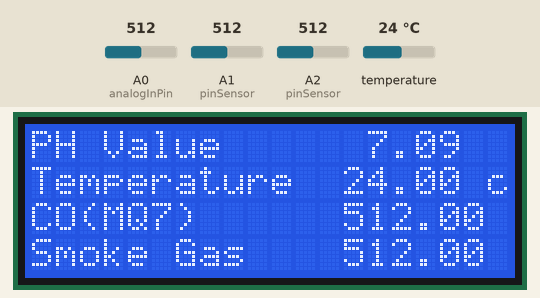
Simulated run of this sketch. Board: Arduino Uno, built with avr-gcc and run on an emulated ATmega328P. Shown: 20×4 character LCD. The inputs (shaded band) are chosen by the test bench; at power-on: temperature 24 °C, A0 (analogInPin) = 512, A1 (pinSensor) = 512, A2 (pinSensor) = 512.

Above: at 1.2 s.
1.3 s: temperature set to 10.3 °C
At 2.3 s:
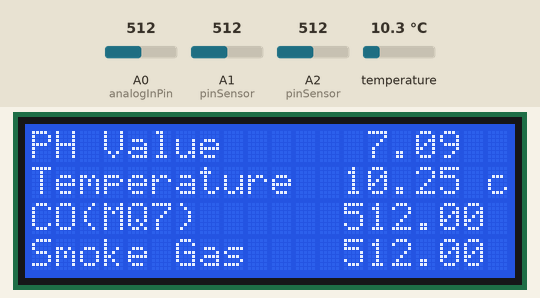
3.4 s: temperature set to 9.4 °C
At 5.0 s:
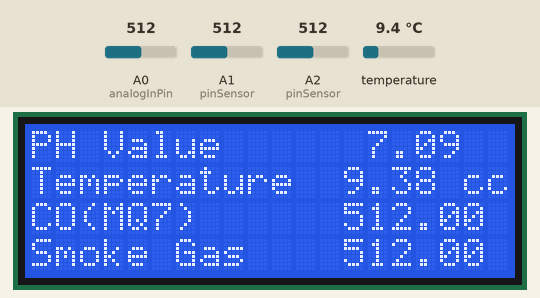
5.3 s: A0 (analogInPin) set to 716
At 6.3 s:
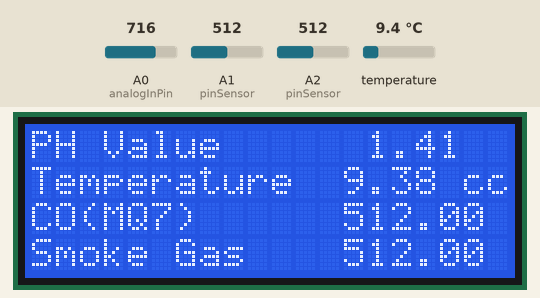
7.3 s: A1 (pinSensor) set to 716
At 8.8 s:
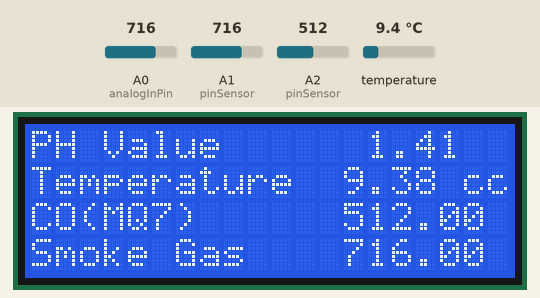
9.1 s: A2 (pinSensor) set to 716
At 10.7 s:
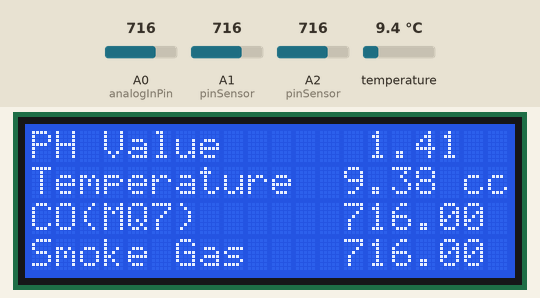
11.0 s: A0 (analogInPin) set to 992
At 12.3 s:
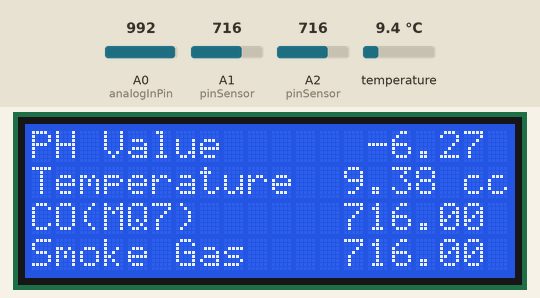
Timing chart, 0 to 14.0 s (numbered marks = the images above; inputs shaded):
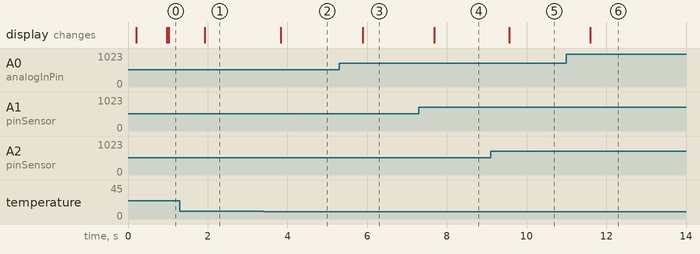

The sketch:

sketch_jun06a.ino
```cpp
#include <LiquidCrystal.h>


// Creates an LCD object. Parameters: (rs, enable, d4, d5, d6, d7)
LiquidCrystal lcd(7, 6, 5, 4, 3, 2);

#include <OneWire.h>//include a oneWire library for temperature sensor
#include <DallasTemperature.h>
#define ONE_WIRE_BUS 8// Data wire is plugged into digital pin 8 on the Arduino

OneWire oneWire(ONE_WIRE_BUS);// Setup a oneWire instance to communicate with any OneWire device
DallasTemperature sensors(&oneWire);// Pass oneWire reference to DallasTemperature


//*******FUNCTION INITIALIZATION********
float read_mq7(void);//initialize function to read carbon monoxide value
float read_mq2(void);//initialize function to read smoke gas value
float read_ph(void);//initialize function to read PH value of solution
float get_temperature(void);//initialize function to read temperature value of solution


void setup()
{

lcd.begin(20, 4);
Serial.begin(9600);
lcd.clear();
}


void loop() {

 float PH, Temperature, MQ7value,MQ2value; ; // initialize the variables to store the input value of the sensors


 PH = read_ph();//call the function to measure the get the PH data
 lcd.setCursor(0, 0);
 lcd.print("PH Value      ");
 lcd.print(PH);
 delay(20);


//same procedure for the temperature value
 Temperature = get_temperature();
 lcd.setCursor(0, 1);
 lcd.print("Temperature  ");
 lcd.print(Temperature);
 lcd.print(" c");
  delay(20);


//same procedure for the carbon monoxide  value
 MQ7value = read_mq7();
 lcd.setCursor(0, 2);
 lcd.print("CO(MQ7)      ");
 lcd.print(MQ7value);
  delay(20);

//same procedure for the smoke gas value
 MQ2value = read_mq2();
  lcd.setCursor(0, 3);
 lcd.print("Smoke Gas    ");
 lcd.print(MQ2value);


}


//*******DEFINING THE FUNCTION********
//defining the function to read the ph value
float read_ph(void)
{
 const int analogInPin = A0;//variable to store the data read by analog pin 0
unsigned long int avgValue;// variable to store the avarage of sensor value taken

int buf[10],temp;// variable to store the 10 samples of ph measured and a ''temp'' to store temperary value
for(int i=0;i<10;i++) //lope to take a 10 samples of the the ph value
 {
  buf[i]=analogRead(analogInPin);//read the ph value
  delay(10);
 }for(int i=0;i<9;i++)//sort the analog values  from small to large
 {
  for(int j=i+1;j<10;j++)
  {
   if(buf[i]>buf[j])
   {
    temp=buf[i];
    buf[i]=buf[j];
    buf[j]=temp;
   }
  }
 }
 avgValue=0;
 for(int i=2;i<8;i++) //take the average value of 6 center sample
 avgValue+=buf[i];
 float pHVol=(float)avgValue*5.0/1024/6;//convert the values in  into volt
 float phValue = -5.70 * pHVol + 21.34; //convert the volt into pH value
 return phValue;// return the PH value to function call.
 delay(10);
}


//defining the function to read the temperature value
float get_temperature(void)
{
  float Celsius = 0;//define the variable to store the temperature value
  sensors.begin();// begin the sensors library
   sensors.requestTemperatures();//read the temperature
    Celsius = sensors.getTempCByIndex(0);//store the  temperatur value in the variable
    return Celsius;//return the temperature value to function call
    delay(10);
}

//defining the function to read the carbon monoxide value
float read_mq7 (void)
{

float pinSensor = A2;//variable to store the analog value of sensor from analog pin2 of arduino
pinMode(pinSensor, INPUT);//assign pin as input
int analogValue = analogRead(pinSensor);//read the analog value of carbon monoxide
return analogValue ;//return the measured value
delay(10);
}


//defining the function to read the smoke gas  value
float read_mq2 (void)
{


float pinSensor = A1;//variable to store the analog value of sensor from analog pin2 of arduino
pinMode(pinSensor, INPUT);//assign pin as input
int analogValue = analogRead(pinSensor);//read the analog value of smoke gas
return analogValue ;//return the measured value to function call
delay(10);

}
```

Measured:
- the behaviour switches between 10 and 9.9 °C on temperature (found by bisection; images 1 and 2)
- after the input at 1.3 s, the display: changes after 0.62 s (image 1)
- after the input at 3.4 s, the display: changes after 0.43 s (image 2)
- after the input at 5.3 s, the display: changes after 0.58 s (image 3)
- after the input at 7.3 s, the display: changes after 0.38 s (image 4)
- after the input at 9.1 s, the display: changes after 0.47 s (image 5)
- after the input at 11.0 s, the display: changes after 0.60 s (image 6)
